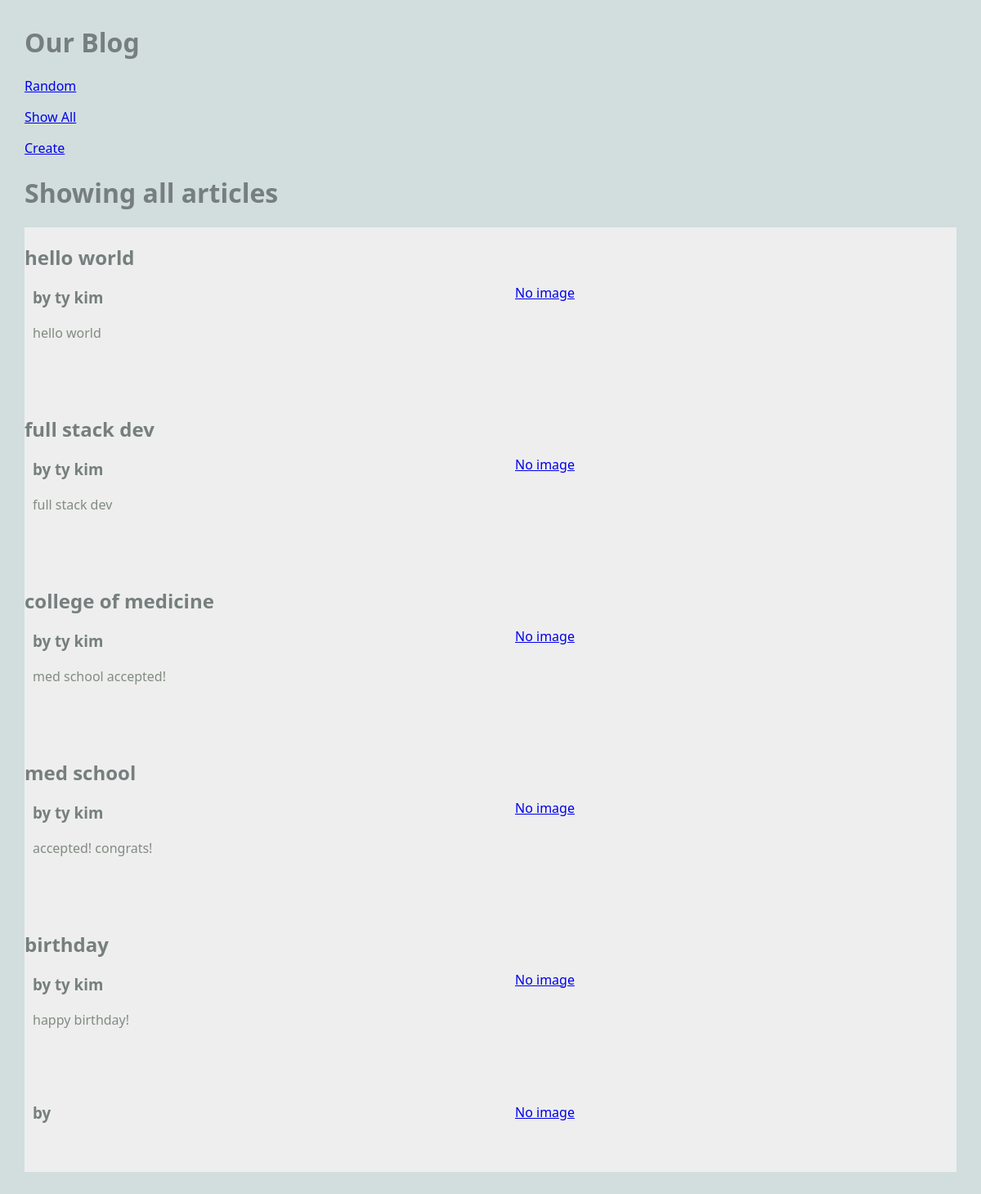
The app's page /blog/show_all, older data.
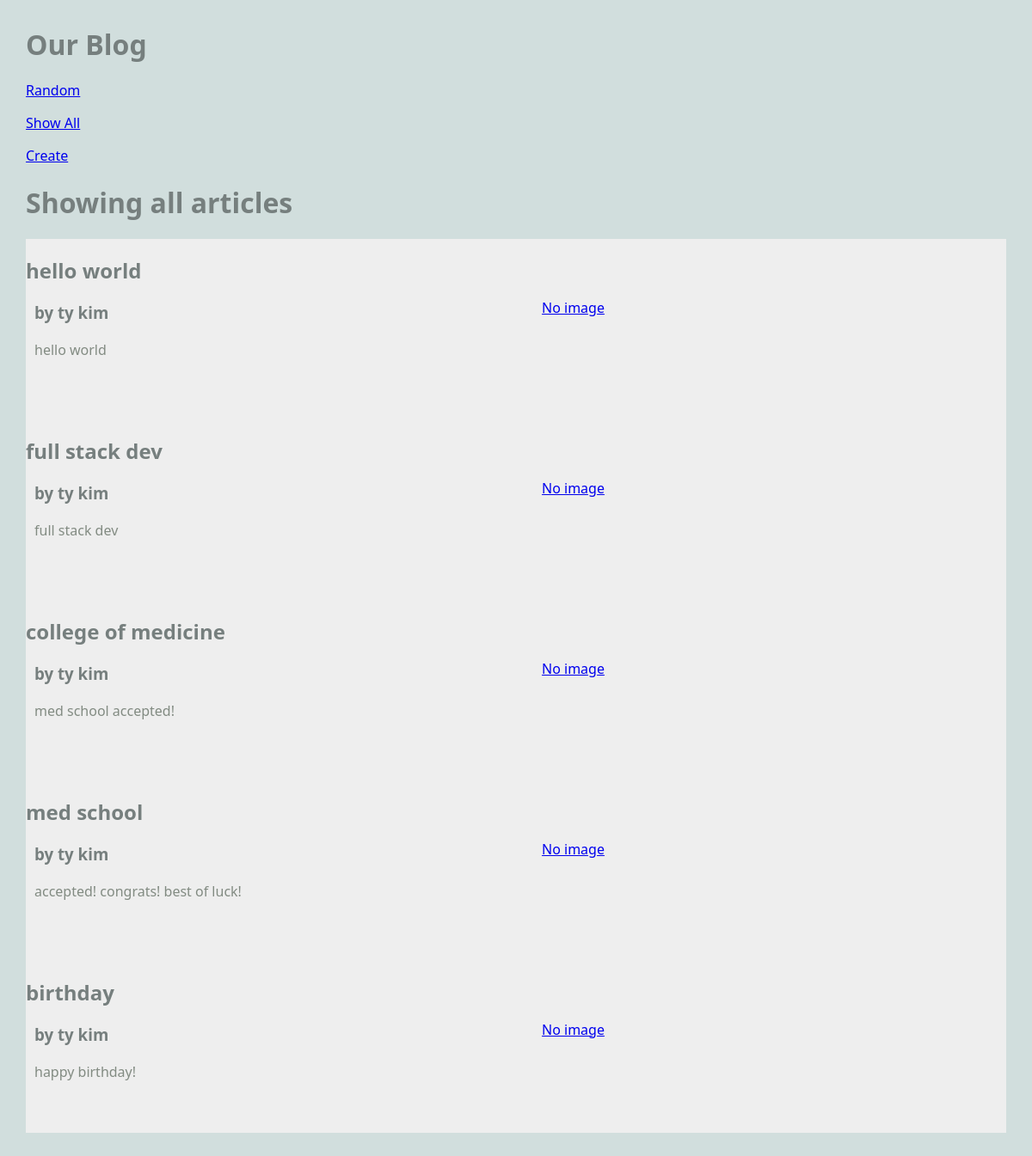
The same page, newer data.
### blog/models.py (models this page shows, shortened)
class Article(models.Model):
    title = models.TextField(blank=True)
    author = models.TextField(blank=True)
    text = models.TextField(blank=True)
    published = models.DateTimeField(auto_now=True)
    image_file = models.ImageField(blank=True)
    def __str__(self):
        return f'{self.title} by {self.author}'

### blog/views.py (the view)
# urls.py: path('show_all', ShowAllView.as_view(), name="show_all"),
class ShowAllView(ListView):
    model = Article
    template_name = "blog/show_all.html"
    context_object_name = "articles"

### blog/templates/blog/show_all.html
{% extends 'blog/base.html' %}
{% block content %}
<h1>Showing all articles</h1>
<main class="grid-container">
    {% for article in articles %}
    <article class="featured">
        <div>
            <h2>{{ article.title }}</h2>
            <h3>by {{ article.author }}</h3>
            <p>
                {{ article.text }}
            </p>
        </div>
        <a href="{% url 'article' article.pk %}">
            {% if article.image_file %}
            <img src="{{ article.image_file.url }}">
            {% else %}
            No image
            {% endif %}
        </a>
    </article>
    {% endfor %}
</main>
{% endblock %}

### blog/templates/blog/base.html (shortened to what this page needs)
{% load static %}
<html>
    <head>
        <link rel="stylesheet" href="{% static 'styles-blog.css' %}">
    </head>
    <body>
        <head>
            <h1>Our Blog</h1>
            <nav>
                <ul><a href="{% url 'random' %}">Random</a></ul>
                <ul><a href="{% url 'show_all' %}">Show All</a></ul>
                <ul><a href="{% url 'create_article' %}">Create</a></ul>
            </nav>
        </head>
        {% block content %}
        {% endblock %}
    </body>
</html>

### static/styles-blog.css (style rules this page uses)
body { margin: 30px; background: #d1dedd; font-family:'Segoe UI', Tahoma, Geneva, Verdana, sans-serif; }
ul, li { padding: 0px; list-style-type: none; }
h1, h2, h3 { color: #767f7e; }
p { color: #828b82; }
.grid-container { background: #eee; max-width: 900px; display: grid; grid-template-columns: repeat(3, 1fr); grid-gap: 10px; max-width: 1200px; margin: 20px auto; }
article.featured { grid-column: span 3; display: grid; gap: 60px; grid-template-columns: 1fr 1fr; align-items: center; border-bottom: 1px #bbc7c7; padding-bottom: 40px; }
article p, article h3 { margin: 20px 10px; }

Row changes from the older to the newer data that the page shows:
removed Article: image_file "No image"
changed Article "med school": text "accepted! congrats!" → "accepted! congrats! best of luck!"
